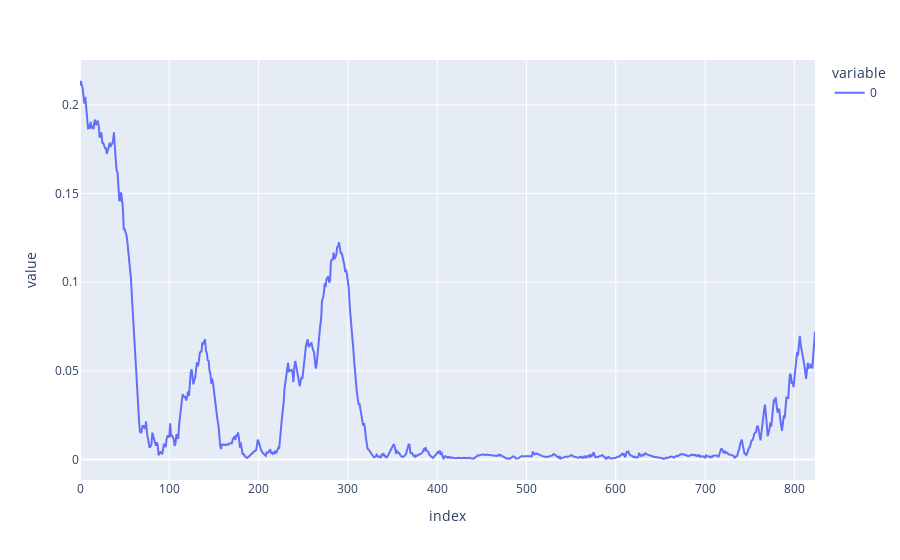

Notebook source saved alongside this figure:
### Code cell
comp1_add = comp1[0]+comp1[1]+comp1[2]
#plt.plot(comp1_add)
px.line(comp1_add)

### Figure 1 — Plotly figure (JSON) as saved in the notebook; plotly's stock layout.template omitted (floating-point values rounded to 4 significant figures; data arrays with more than 128 entries replaced by an {"elided": "..."} marker saying what was removed)
{"data": [{"hovertemplate": "variable=0<br>index=%{x}<br>value=%{y}<extra></extra>", "legendgroup": "0", "line": {"color": "#636efa", "dash": "solid"}, "marker": {"symbol": "circle"}, "mode": "lines", "name": "0", "orientation": "v", "showlegend": true, "type": "scatter", "x": {"elided": "824 int values"}, "xaxis": "x", "y": {"elided": "824 float values"}, "yaxis": "y"}], "layout": {"legend": {"title": {"text": "variable"}, "tracegroupgap": 0}, "margin": {"t": 60}, "xaxis": {"anchor": "y", "domain": [0, 1], "title": {"text": "index"}}, "yaxis": {"anchor": "x", "domain": [0, 1], "title": {"text": "value"}}}}
